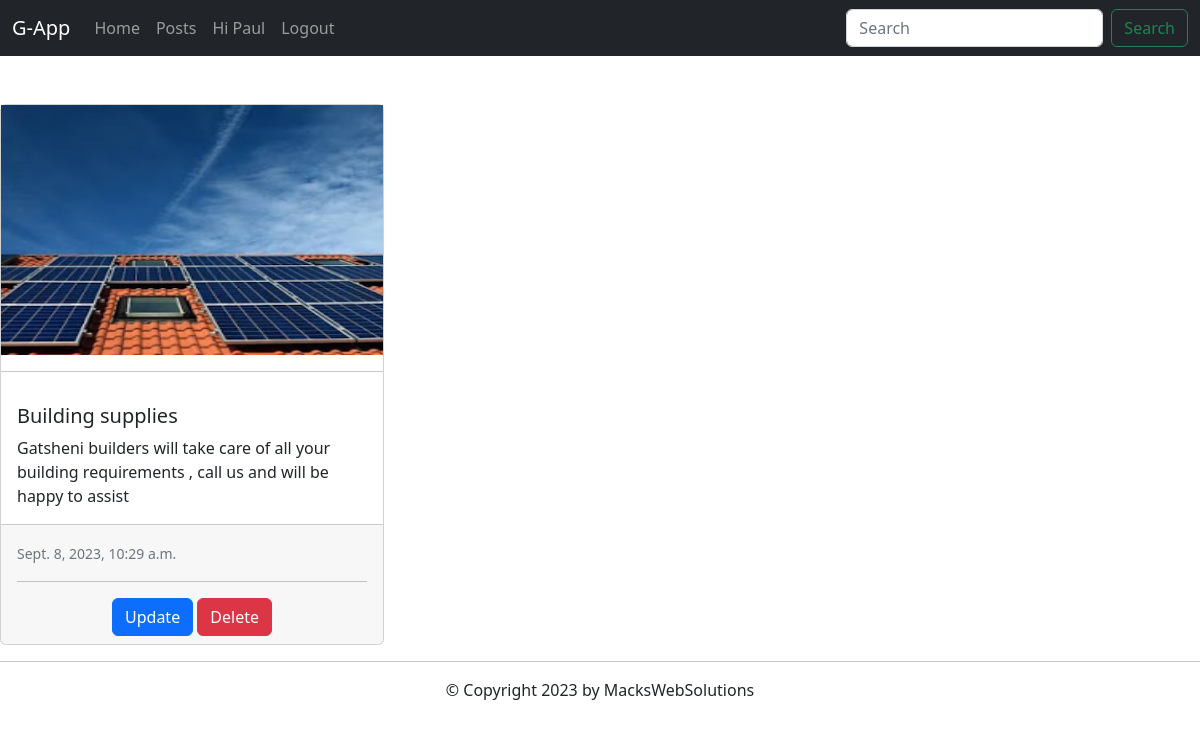
The page /post_list/ (signed in) on the database its author committed.
### base/models.py (models this page shows, shortened)
class Post(models.Model):
    user = models.ForeignKey(User, on_delete=models.CASCADE,null=True,blank=True)
    title =models.CharField(max_length=50)
    description=models.TextField()
    picture=models.ImageField(upload_to='images/')
    created=models.DateTimeField(auto_now_add=True)

### base/views.py (the view)
# urls.py: path('post_list/',PostList.as_view(),name='post_list'),
class PostList(LoginRequiredMixin,ListView):
    model=Post
    context_object_name='posts'
    def get_context_data(self, **kwargs):
        context= super().get_context_data(**kwargs)
        context['posts']=context['posts'].filter(user=self.request.user)
        search_input = self.request.GET.get('search_area') or ''
        if search_input:
            context['posts']= context['posts'].filter(
                title_icontains=search_input
            )
            context['search_input']=search_input
        return context

### base/templates/base/post_list.html (shortened to what this page needs)
{%extends 'base/index.html'%}
{%load static %}
 {% block content %}
<br>
<div class="row row-cols-1 row-cols-md-3 g-4" >
  {% for post in posts %}
  <div class="col">
    <div class="card">
      <img class="card-image-top" src="{{post.picture.url}}"  height="250">
      <hr>
      <div class="card-body">
        <h5 class="card-title">{{post.title}}</h5>
        <p class="card-text">{{post.description}}</p>
      </div>
      <div class="card-footer">
        <small class="text-muted">{{post.created}}</small>
        <hr>
        <center>
            <a href="{% url 'post_update' post.id %} " class="btn btn-primary" id="">Update</a>
            <a href="{% url 'post_delete' post.id %}" class="btn btn-danger" id="">Delete</a>
        </center>
      </div>
  </div>
</div>
{% endfor %}
</div>
{% endblock content %}

### base/templates/base/index.html (shortened to what this page needs)
<!doctype html>
<html lang="en">
  {% load static %}
  <head>
    <link href="https://cdn.jsdelivr.net/npm/bootstrap@5.2.3/dist/css/bootstrap.min.css" rel="stylesheet">
  </head>
  <body>
    <nav class="navbar navbar-expand-lg navbar-dark bg-dark">
  <div class="container-fluid">
    <a class="navbar-brand" href="{% url 'index' %}">G-App</a>
    <div class="collapse navbar-collapse" id="navbarSupportedContent">
      <ul class="navbar-nav me-auto mb-2 mb-lg-0">
        <li class="nav-item">
          <a class="nav-link" href="{% url 'index' %}">Home</a>
        </li>
        <li class="nav-item">
          <a class="nav-link" href="{% url 'post_list' %}">Posts</a>
        </li>
        {% if request.user.is_authenticated %}
        <li class="nav-item">
          <a class="nav-link" href="#">Hi {{request.user | title}}</a>
        </li>
        <li class="nav-item">
          <a class="nav-link" href="{% url 'logout' %}">Logout</a>
        </li>
        {% endif %}
        </ul>
        <form method="GET" class="d-flex" role="search">
        <input class="form-control me-2" name='search_area' type="text" placeholder="Search" aria-label="Search" value={{search_input}}>
        <button class="btn btn-outline-success" type="submit">Search</button>
      </form>
    </div>
  </div>
</nav>
<br>
{% block content %}{% endblock content %}
<hr>
<center>
<footer class="footer">
            <div class="container">
               <p>&copy; Copyright {% now "Y" %} by MacksWebSolutions</p>
            </div>
        </footer>
    </center>
  </body>
</html>

### rows shown on the page
Post: picture (picture), title "Building supplies", description "Gatsheni builders will take care of all your building requirements , call us and will be happy to assist", created "Sept. 8, 2023, 10:29 a.m."

### other values the page prints
{{ request.user | title }} "Paul"
